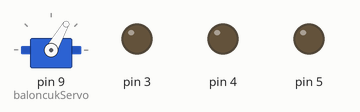
A sketch run on a simulated Arduino Uno, built with avr-gcc and run on an emulated ATmega328P. On the bench: servo, output pins drawn as LEDs (lit = HIGH).

Above: at 0.05 s.
At 1.4 s:
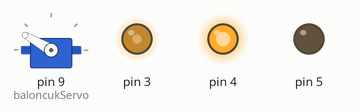
At 21.05 s:
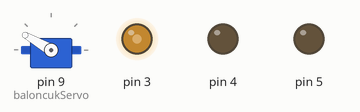
At 39.85 s:
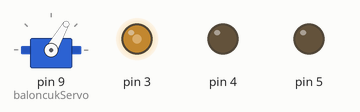
Timing chart, 0 to 40.0 s (numbered marks = the images above):
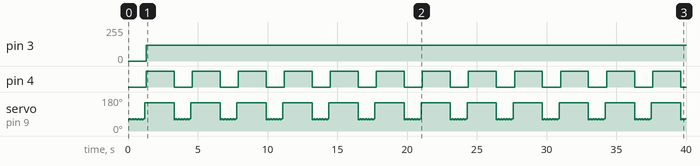

Measured:
- by itself, pin 3: 0/255 → 120/255 at 1.3 s
- by itself, pin 4: alternates HIGH for 2.0 s and LOW for 1.3 s
- by itself, servo on pin 9 (baloncukServo): repeats every 3.3 s: 5 × (60° 0.10 s, 65° 0.10 s), 150° 2.1 s, 60° 0.10 s, 65° 0.10 s

The sketch:

bubble_machine.ino
```cpp
#include <Servo.h>

Servo baloncukServo;

void setup() {
 baloncukServo.attach(9);
 pinMode(3,OUTPUT);
 pinMode(4,OUTPUT);
 pinMode(5,OUTPUT);

}

void loop() {
  for(int i=0; i<=5;i++)
  {
    //sabunlu suyun içinde 5 derecelik donus yapıp 5 6 kez donecek
    baloncukServo.write(60);
    delay(100);
    baloncukServo.write(65);
    delay(100);
  }
  baloncukServo.write(150);
  delay(100);
  digitalWrite(5,LOW);
  digitalWrite(4, HIGH);
  analogWrite(3,120);//120 PWM hizinda
  delay(2000);
  digitalWrite(4,LOW);
}
```
